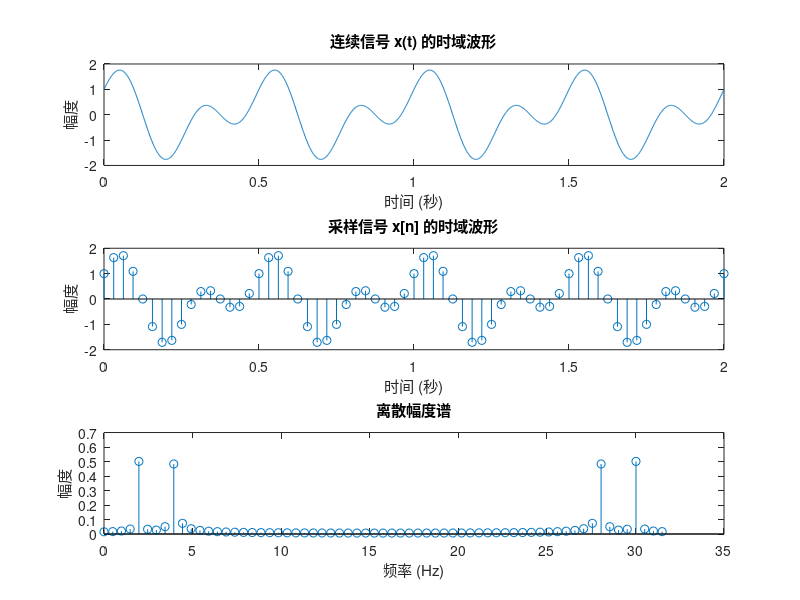

MATLAB code to generate this figure: (Note: this script raises an error after producing the figure.)
% 定义连续信号
t_continuous = 0:0.001:2; % 时间范围为0到2秒，采样间隔为0.001秒
x_continuous = cos(4*pi*t_continuous) + sin(8*pi*t_continuous);

% (1) 画出连续信号x(t)的时域波形图
figure;

subplot(3, 1, 1);
plot(t_continuous, x_continuous);
title('连续信号 x(t) 的时域波形');
xlabel('时间 (秒)');
ylabel('幅度');

% (2) 采样信号x(t)，满足采样定理
Fs = 32; % 选择采样频率，确保满足采样定理，例如选择大于两倍信号最高频率的采样频率
Ts = 1/Fs; % 采样间隔
t_discrete = 0:Ts:2; % 采样时间范围
x_discrete = cos(4*pi*t_discrete) + sin(8*pi*t_discrete);

% 画出采样信号x(t)的时域波形图
subplot(3, 1, 2);
stem(t_discrete, x_discrete);
title('采样信号 x[n] 的时域波形');
xlabel('时间 (秒)');
ylabel('幅度');

% (3) 画出采样信号x(t)的离散幅度谱和离散相位谱
N = length(x_discrete); % 采样点数
X_discrete = fft(x_discrete, N); % 进行FFT变换

% 计算频率轴
frequencies = (0:N-1) * Fs / N;

% 画出离散幅度谱
subplot(3, 1, 3);
stem(frequencies, abs(X_discrete)/N);
title('离散幅度谱');
xlabel('频率 (Hz)');
ylabel('幅度');

% 展示图形
sgtitle('连续信号 x(t) 的时域和频域分析');
